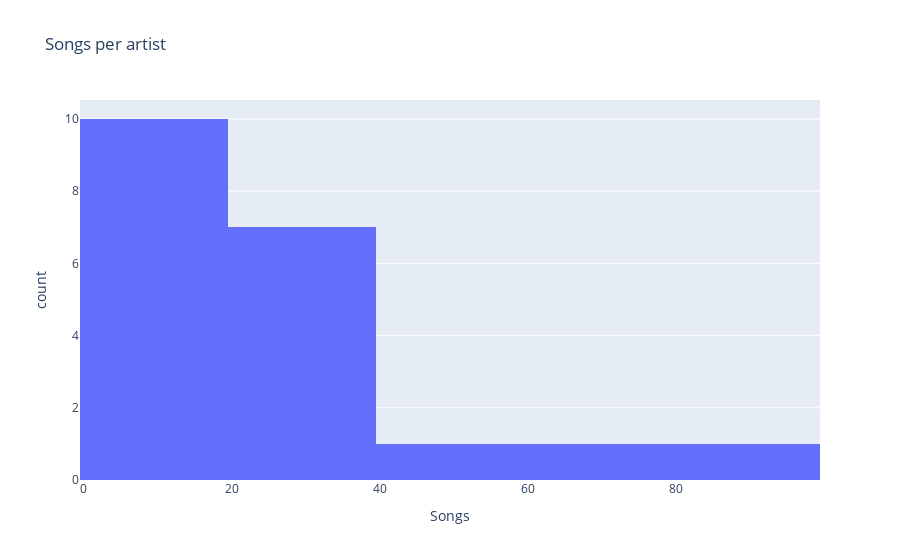

Notebook code for this chart:
### Code cell
song_count_df = df.groupby('Artist')[['Song']].count()
fig = px.histogram(song_count_df, x='Song', title='Songs per artist', labels={'Song': 'Songs'})
fig.show()

### Figure 1 — Plotly figure (JSON) as saved in the notebook; plotly's stock layout.template omitted (floating-point values rounded to 4 significant figures)
{"data": [{"alignmentgroup": "True", "bingroup": "x", "hovertemplate": "Songs=%{x}<br>count=%{y}<extra></extra>", "legendgroup": "", "marker": {"color": "#636efa", "pattern": {"shape": ""}}, "name": "", "offsetgroup": "", "orientation": "v", "showlegend": false, "type": "histogram", "x": [9, 17, 9, 23, 10, 16, 32, 15, 26, 18, 20, 50, 12, 24, 62, 23, 18, 81, 16, 25], "xaxis": "x", "yaxis": "y"}], "layout": {"barmode": "relative", "legend": {"tracegroupgap": 0}, "title": {"text": "Songs per artist"}, "xaxis": {"anchor": "y", "domain": [0, 1], "title": {"text": "Songs"}}, "yaxis": {"anchor": "x", "domain": [0, 1], "title": {"text": "count"}}}}
